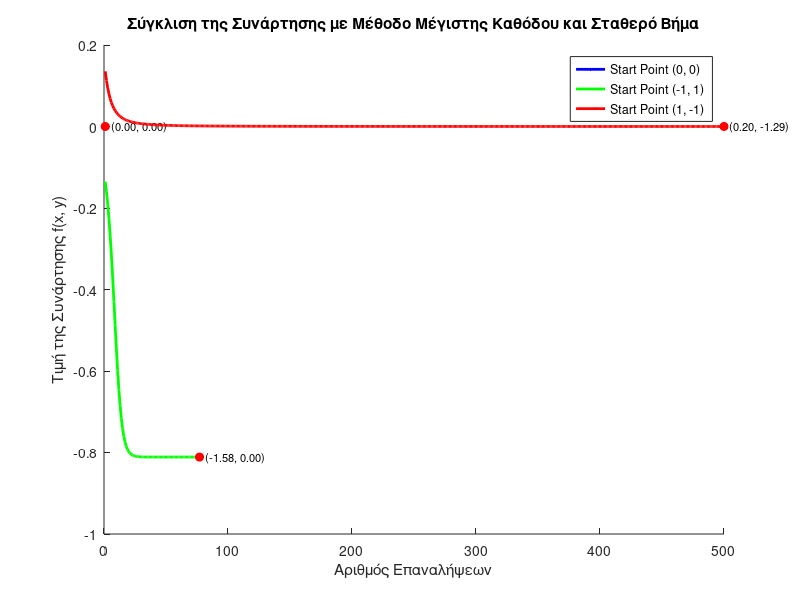

Reproduce this figure in MATLAB.
% Παράμετροι
gamma = 0.1; % Σταθερό βήμα (αρχικά)
tol = 1e-6; % Όριο σύγκλισης
max_iter = 500; % Μέγιστος αριθμός επαναλήψεων
% Αρχικά σημεία
start_points = [0, 0; -1, 1; 1, -1];
% Δημιουργία του διαγράμματος για τη σύγκλιση
figure;
hold on;
% Χρώματα για κάθε αρχικό σημείο
colors = ['b', 'g', 'r'];
% Εξαρτάται από το πόσα διαφορετικά σημεία έχουμε
line_handles = zeros(1, size(start_points, 1)); % Χειριστές γραμμών για το legend
for i = 1:size(start_points, 1)
    x = start_points(i, 1);
    y = start_points(i, 2);
    
    f_values = []; % Για να αποθηκεύσουμε τις τιμές της συνάρτησης κατά την πορεία
    x_values = []; % Για να αποθηκεύσουμε τις συντεταγμένες x
    y_values = []; % Για να αποθηκεύσουμε τις συντεταγμένες y
    
    for iter = 1:max_iter
        % Υπολογισμός gradient
        df_dx = 5 * x^4 * exp(-x^2 - y^2) - 2 * x^6 * exp(-x^2 - y^2);
        df_dy = -2 * x^5 * y * exp(-x^2 - y^2);
        grad_f = [df_dx; df_dy];
        
        % Υπολογισμός τιμής της συνάρτησης f(x, y)
        f_val = x^5 * exp(-x^2 - y^2);
        f_values = [f_values; f_val]; % Αποθήκευση τιμής
        
        % Αποθήκευση των συντεταγμένων x και y
        x_values = [x_values; x];
        y_values = [y_values; y];
        
        % Ενημέρωση θέσης
        x_new = x - gamma * grad_f(1);
        y_new = y - gamma * grad_f(2);
        
        % Έλεγχος σύγκλισης
        if norm([x_new - x, y_new - y]) < tol
            break;
        end
        
        x = x_new;
        y = y_new;
    end
    
    % Εκτύπωση αποτελεσμάτων για κάθε σημείο εκκίνησης
    fprintf('Μέγιστη Κάθοδος: Αρχικό σημείο: (%f, %f), Σύγκλιση σε (%f, %f) σε %d επαναλήψεις.\n', ...
        start_points(i, 1), start_points(i, 2), x, y, iter);
    
    % Σχεδίαση της σύγκλισης της συνάρτησης f(x, y) με συγκεκριμένο χρώμα
    line_handles(i) = plot(1:length(f_values), f_values, colors(i), 'LineWidth', 2);
    
    % Προσθήκη του ελαχίστου σημείου και της αντίστοιχης τιμής της συνάρτησης
    plot(iter, f_values(end), 'ro', 'MarkerFaceColor', 'r'); % Ενδεικτικό σημείο ελαχίστου
    text(iter, f_values(end), sprintf('  (%.2f, %.2f)', x, y), 'FontSize', 8);
end
% Ρυθμίσεις του διαγράμματος
xlabel('Αριθμός Επαναλήψεων');
ylabel('Τιμή της Συνάρτησης f(x, y)');
title('Σύγκλιση της Συνάρτησης με Μέθοδο Μέγιστης Καθόδου και Σταθερό Βήμα');
% Δημιουργία του legend με βάση τους χειριστές γραμμών και τα χρώματα
legend(line_handles, {'Start Point (0, 0)', 'Start Point (-1, 1)', 'Start Point (1, -1)'});
hold off;
